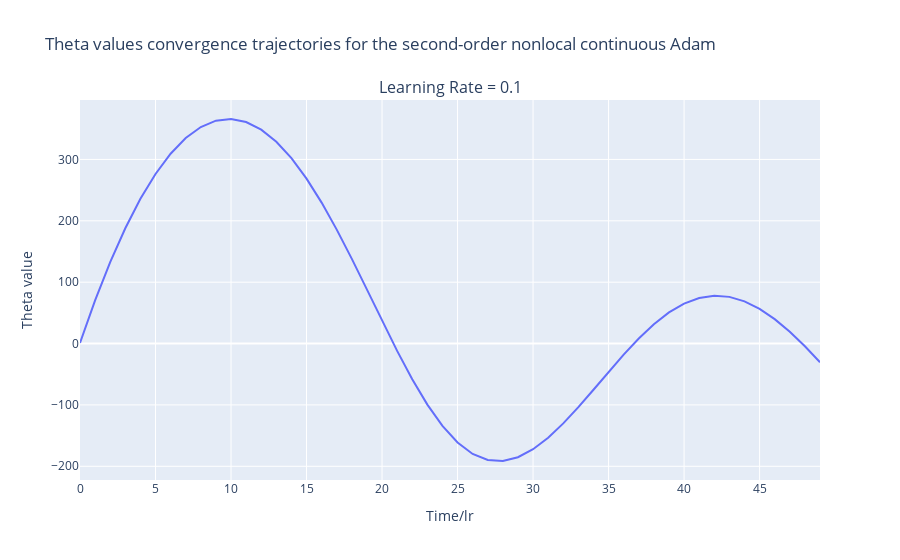
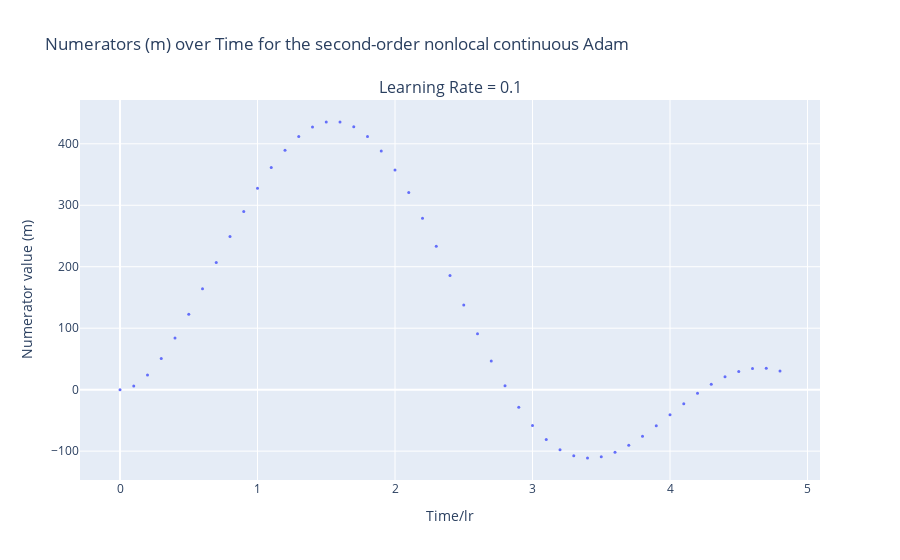
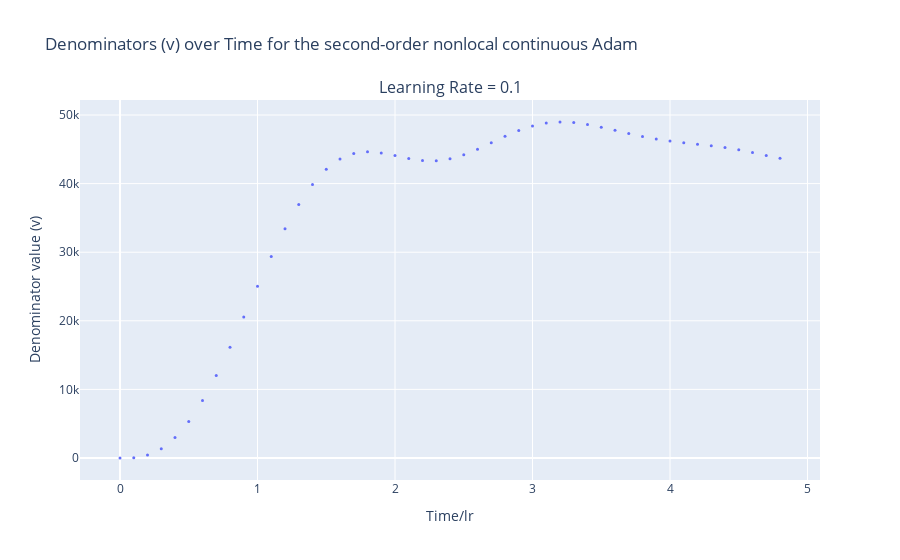

The cell these charts' notebook holds for them, in order:
### Code cell
import plotly.graph_objects as go
from plotly.subplots import make_subplots
import numpy as np

fig_theta = make_subplots(rows=1, cols=n_learning_rates, subplot_titles=[f'Learning Rate = {lr}' for lr in param_grid['lr']])
fig_m = make_subplots(rows=1, cols=n_learning_rates, subplot_titles=[f'Learning Rate = {lr}' for lr in param_grid['lr']])
fig_v = make_subplots(rows=1, cols=n_learning_rates, subplot_titles=[f'Learning Rate = {lr}' for lr in param_grid['lr']])

fig_theta.update_layout(title_text='Theta values convergence trajectories for the second-order nonlocal continuous Adam')
fig_m.update_layout(title_text='Numerators (m) over Time for the second-order nonlocal continuous Adam')
fig_v.update_layout(title_text='Denominators (v) over Time for the second-order nonlocal continuous Adam')

for i, lr in enumerate(param_grid['lr']):

    filtered_params = [p for p in param_list if p['lr'] == lr]

    for params in filtered_params:
        print(f'\nNonlocal Continuous Adam Configuration: {params}')

        solver = NonlocalSolverMomentum2ndOrder(f=f, dL=dL, t_span=t, y0=np.array([1.0]),dy0=np.array([0.0]), alpha=params['lr'],
                                        betas=[params['beta1'], params['beta2']])
        t_values, y_values, dy_values = solver.solve()
        
        label = f"beta1={params['beta1']}, beta2={params['beta2']}"

        # Agregar datos a la figura de theta
        fig_theta.add_trace(go.Scatter(
            x=t_values/params['lr'],
            y=y_values,
            mode='lines',
            name=label,
            legendgroup=f'LR={lr}',
        ), row=1, col=i+1)
        
        # Obtener los valores de numerators y denominators
        numerators = solver.m
        denominators = solver.v

        # Agregar datos a la figura de numerators
        fig_m.add_trace(go.Scatter(
            x=[item[0] for item in numerators],
            y=[item[1]/params['lr'] for item in numerators],
            mode='markers',
            marker=dict(size=3),
            name=label,
            legendgroup=f'LR={lr}',
        ), row=1, col=i+1)
        
        # Agregar datos a la figura de denominators
        fig_v.add_trace(go.Scatter(
            x=[item[0] for item in denominators],
            y=[item[1]/params['lr'] for item in denominators],
            mode='markers',
            marker=dict(size=3),
            name=label,
            legendgroup=f'LR={lr}',
        ), row=1, col=i+1)

# Actualización de los ejes
fig_theta.update_xaxes(title_text="Time/lr")
fig_theta.update_yaxes(title_text="Theta value")

fig_m.update_xaxes(title_text="Time/lr")
fig_m.update_yaxes(title_text="Numerator value (m)")

fig_v.update_xaxes(title_text="Time/lr")
fig_v.update_yaxes(title_text="Denominator value (v)")

# Mostrar las figuras
fig_theta.show()
fig_m.show()
fig_v.show()

### Figure 1 — Plotly figure (JSON) as saved in the notebook; plotly's stock layout.template omitted (floating-point values rounded to 4 significant figures)
{"data": [{"legendgroup": "LR=0.1", "mode": "lines", "name": "beta1=0.9, beta2=0.99", "type": "scatter", "x": [1e-11, 1.0, 2.0, 3.0, 4.0, 5.0, 6.0, 7.0, 8.0, 9.0, 10.0, 11.0, 12.0, 13.0, 14.0, 15.0, 16.0, 17.0, 18.0, 19.0, 20.0, 21.0, 22.0, 23.0, 24.0, 25.0, 26.0, 27.0, 28.0, 29.0, 30.0, 31.0, 32.0, 33.0, 34.0, 35.0, 36.0, 37.0, 38.0, 39.0, 40.0, 41.0, 42.0, 43.0, 44.0, 45.0, 46.0, 47.0, 48.0, 49.0], "xaxis": "x", "y": [1, 70.45, 132.8, 187.9, 235.8, 276.3, 309.3, 334.9, 352.8, 363.2, 365.9, 361.0, 348.6, 328.8, 302.1, 268.8, 229.7, 185.7, 138.0, 88.0, 37.4, -11.97, -58.21, -99.49, -134.2, -161.3, -179.9, -189.8, -191.4, -185.2, -172.2, -153.4, -130.1, -103.6, -75.24, -46.27, -18.02, 8.268, 31.49, 50.7, 65.14, 74.32, 77.98, 76.08, 68.82, 56.57, 39.83, 19.25, -4.46, -30.5], "yaxis": "y"}], "layout": {"annotations": [{"font": {"size": 16}, "showarrow": false, "text": "Learning Rate = 0.1", "x": 0.5, "xanchor": "center", "xref": "paper", "y": 1, "yanchor": "bottom", "yref": "paper"}], "title": {"text": "Theta values convergence trajectories for the second-order nonlocal continuous Adam"}, "xaxis": {"anchor": "y", "domain": [0, 1], "title": {"text": "Time/lr"}}, "yaxis": {"anchor": "x", "domain": [0, 1], "title": {"text": "Theta value"}}}}

### Figure 2 — Plotly figure (JSON) as saved in the notebook; plotly's stock layout.template omitted (floating-point values rounded to 4 significant figures)
{"data": [{"legendgroup": "LR=0.1", "marker": {"size": 3}, "mode": "markers", "name": "beta1=0.9, beta2=0.99", "type": "scatter", "x": [1e-12, 0.1, 0.2, 0.3, 0.4, 0.5, 0.6, 0.7, 0.8, 0.9, 1.0, 1.1, 1.2, 1.3, 1.4, 1.5, 1.6, 1.7, 1.8, 1.9, 2.0, 2.1, 2.2, 2.3, 2.4, 2.5, 2.6, 2.7, 2.8, 2.9, 3.0, 3.1, 3.2, 3.3, 3.4, 3.5, 3.6, 3.7, 3.8, 3.9, 4.0, 4.1, 4.2, 4.3, 4.4, 4.5, 4.6, 4.7, 4.8], "xaxis": "x", "y": [-6e-12, 6.076, 23.74, 50.54, 84.22, 122.7, 164.2, 206.9, 249.3, 290.1, 327.8, 361.3, 389.7, 411.9, 427.4, 435.3, 435.5, 427.6, 411.7, 388.1, 357.5, 320.6, 278.8, 233.3, 185.7, 137.7, 90.79, 46.6, 6.381, -28.8, -58.16, -81.18, -97.63, -107.5, -111.2, -109.0, -101.8, -90.37, -75.67, -58.79, -40.82, -22.86, -5.948, 8.976, 21.09, 29.73, 34.38, 34.69, 30.49], "yaxis": "y"}], "layout": {"annotations": [{"font": {"size": 16}, "showarrow": false, "text": "Learning Rate = 0.1", "x": 0.5, "xanchor": "center", "xref": "paper", "y": 1, "yanchor": "bottom", "yref": "paper"}], "title": {"text": "Numerators (m) over Time for the second-order nonlocal continuous Adam"}, "xaxis": {"anchor": "y", "domain": [0, 1], "title": {"text": "Time/lr"}}, "yaxis": {"anchor": "x", "domain": [0, 1], "title": {"text": "Numerator value (m)"}}}}

### Figure 3 — Plotly figure (JSON) as saved in the notebook; plotly's stock layout.template omitted (floating-point values rounded to 4 significant figures)
{"data": [{"legendgroup": "LR=0.1", "marker": {"size": 3}, "mode": "markers", "name": "beta1=0.9, beta2=0.99", "type": "scatter", "x": [1e-12, 0.1, 0.2, 0.3, 0.4, 0.5, 0.6, 0.7, 0.8, 0.9, 1.0, 1.1, 1.2, 1.3, 1.4, 1.5, 1.6, 1.7, 1.8, 1.9, 2.0, 2.1, 2.2, 2.3, 2.4, 2.5, 2.6, 2.7, 2.8, 2.9, 3.0, 3.1, 3.2, 3.3, 3.4, 3.5, 3.6, 3.7, 3.8, 3.9, 4.0, 4.1, 4.2, 4.3, 4.4, 4.5, 4.6, 4.7, 4.8], "xaxis": "x", "y": [3.6e-12, 54.42, 428.4, 1356.0, 2972.0, 5320.0, 8368.0, 12020.0, 16140.0, 20540.0, 25020.0, 29380.0, 33420.0, 36960.0, 39880.0, 42090.0, 43580.0, 44400.0, 44640.0, 44470.0, 44080.0, 43660.0, 43370.0, 43340.0, 43620.0, 44190.0, 45010.0, 45950.0, 46900.0, 47750.0, 48410.0, 48820.0, 48980.0, 48900.0, 48630.0, 48230.0, 47760.0, 47290.0, 46870.0, 46500.0, 46210.0, 45970.0, 45750.0, 45520.0, 45250.0, 44930.0, 44540.0, 44120.0, 43680.0], "yaxis": "y"}], "layout": {"annotations": [{"font": {"size": 16}, "showarrow": false, "text": "Learning Rate = 0.1", "x": 0.5, "xanchor": "center", "xref": "paper", "y": 1, "yanchor": "bottom", "yref": "paper"}], "title": {"text": "Denominators (v) over Time for the second-order nonlocal continuous Adam"}, "xaxis": {"anchor": "y", "domain": [0, 1], "title": {"text": "Time/lr"}}, "yaxis": {"anchor": "x", "domain": [0, 1], "title": {"text": "Denominator value (v)"}}}}
